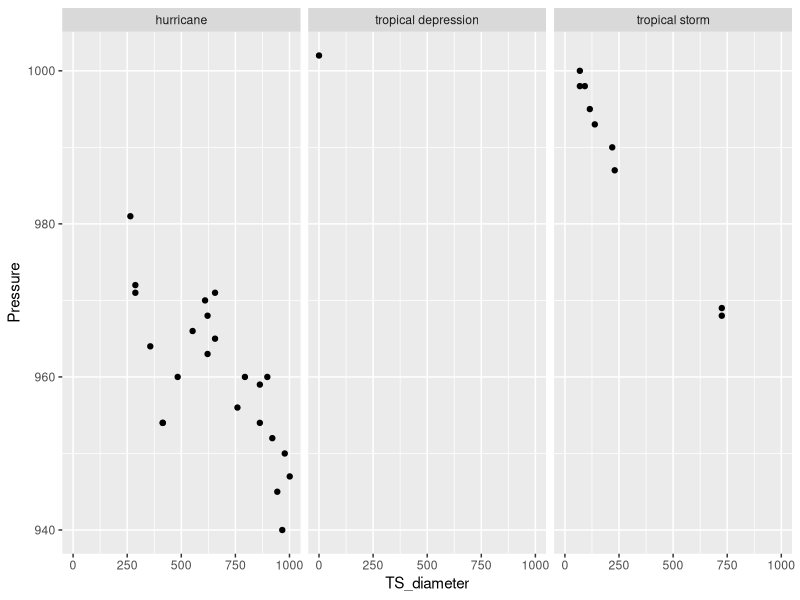
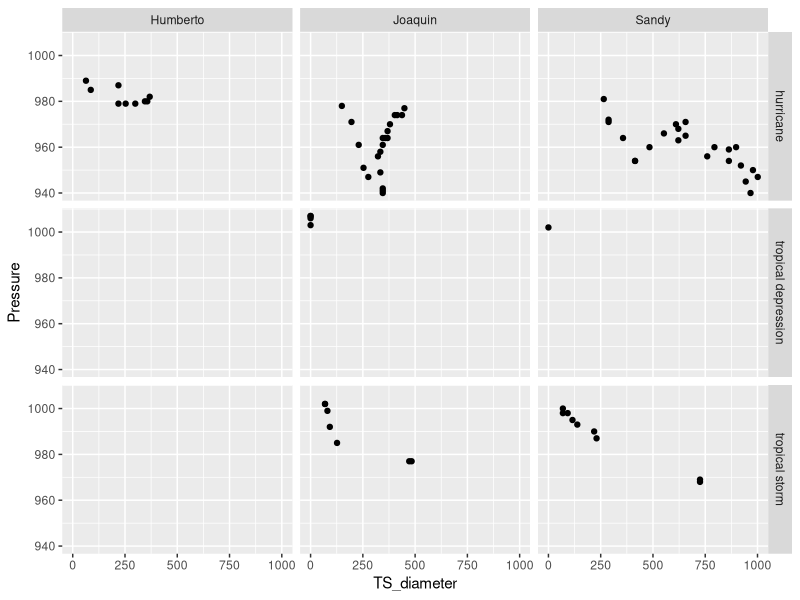

These figures' R source, in order:
## ---- chunk 1
library(tidyverse)
library(ellipsis)
library(utf8)
storms <- read.csv("storms.csv")
storms$Category <- factor(storms$Category, levels = -1:5) # set the storm category to be a factor
storms$Date <- factor(storms$Date, levels = unique(storms$Date)) # set the measurement date/time to be a factor
sandy <- storms %>% filter(Name == "Sandy")
sampleStorms <- storms %>%
filter(Name == "Sandy" | Name == "Joaquin" |  Name == "Humberto"& HU_diameter > 0 )
## ---- chunk 2
CQ1<- ggplot(data = sandy, aes(x=TS_diameter,y=Pressure)) + 
  geom_point() +
  facet_wrap(~Status)  
CQ1
## ---- chunk 3
CQ2<- ggplot(data = sampleStorms, aes(x=TS_diameter,y=Pressure)) + 
  geom_point() +
  facet_grid(Status~Name)  
CQ2
